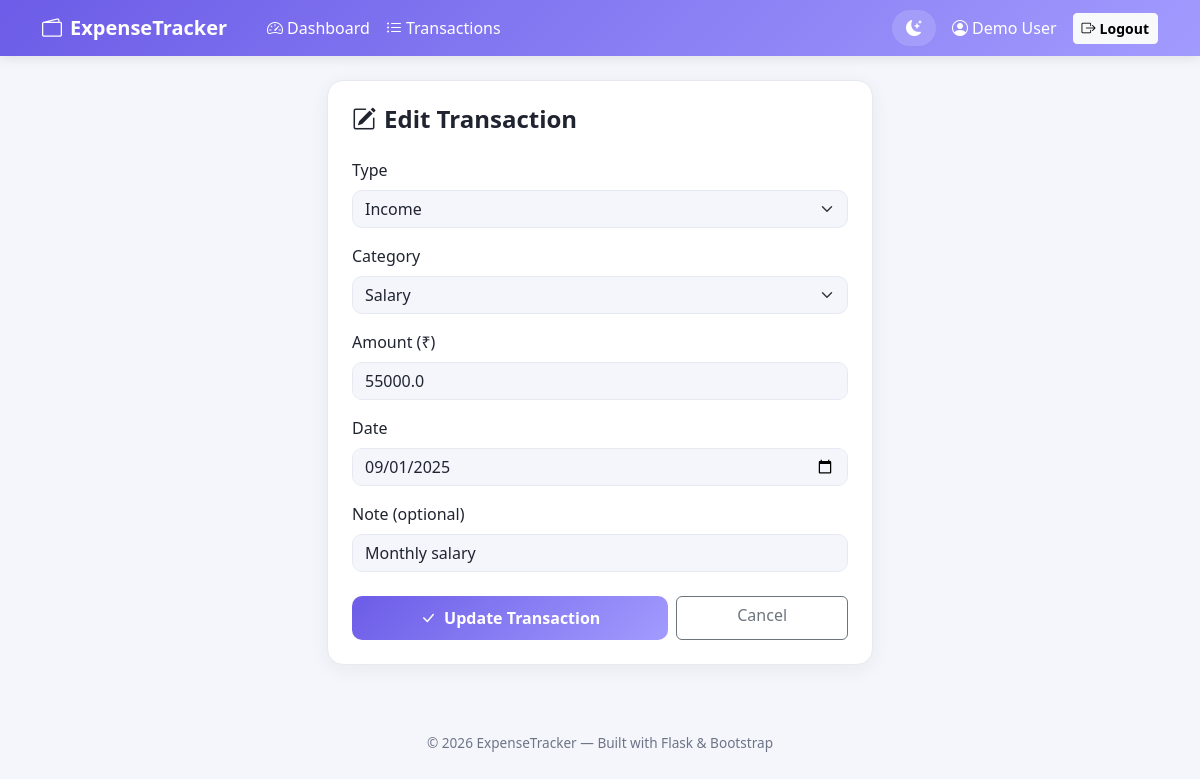
Screenshot of /transactions/edit/1 (signed in) with the database file from the repository.
### tables this page shows
CREATE TABLE transactions (
            id INTEGER PRIMARY KEY AUTOINCREMENT,
            user_id INTEGER NOT NULL,
            type TEXT NOT NULL CHECK(type IN ('income', 'expense')),
            category TEXT NOT NULL,
            amount REAL NOT NULL,
            txn_date TEXT NOT NULL,
            note TEXT,
            created_at TEXT NOT NULL,
            FOREIGN KEY (user_id) REFERENCES users (id) ON DELETE CASCADE
        );

### app.py (the view, shortened to what this page needs)
@app.route("/transactions/edit/<int:txn_id>", methods=["GET", "POST"])
@login_required
def edit_transaction(txn_id):
    user_id = session["user_id"]
    txn = Transaction.get_by_id(txn_id, user_id)
    if not txn:
        flash("Transaction not found.", "danger")
        return redirect(url_for("transactions"))
    return render_template("edit_transaction.html", txn=txn, categories=VALID_CATEGORIES)

### app.py (called while the page is built)
def login_required(view_func):
    @wraps(view_func)
    def wrapped(*args, **kwargs):
        if "user_id" not in session:
            flash("Please log in to continue.", "warning")
            return redirect(url_for("login"))
        return view_func(*args, **kwargs)
    return wrapped

### database.py (called while the page is built)
def get_db_connection():
    conn = sqlite3.connect(DB_PATH)
    conn.row_factory = sqlite3.Row
    conn.execute("PRAGMA foreign_keys = ON")  # enforce FK constraints
    return conn

### models.py (called while the page is built)
    @staticmethod
    def get_by_id(txn_id, user_id):
        conn = get_db_connection()
        row = conn.execute(
            "SELECT * FROM transactions WHERE id = ? AND user_id = ?", (txn_id, user_id)
        ).fetchone()
        conn.close()
        return row

### templates/edit_transaction.html (shortened to what this page needs)
{% extends "base.html" %}
{% block content %}
<div class="row justify-content-center">
  <div class="col-md-6">
    <div class="panel-card">
      <h4 class="fw-bold mb-4"><i class="bi bi-pencil-square me-2"></i>Edit Transaction</h4>
      <form method="POST" action="{{ url_for('edit_transaction', txn_id=txn.id) }}">
        <div class="mb-3">
          <label class="form-label">Type</label>
          <select class="form-select" name="type" required>
            <option value="income" {% if txn.type == 'income' %}selected{% endif %}>Income</option>
          </select>
        </div>
        <div class="mb-3">
          <label class="form-label">Category</label>
          <select class="form-select" name="category" required>
            {% for cat in categories %}
              <option value="{{ cat }}" {% if cat == txn.category %}selected{% endif %}>{{ cat }}</option>
            {% endfor %}
          </select>
        </div>
        <div class="mb-3">
          <label class="form-label">Amount (₹)</label>
          <input type="number" step="0.01" min="0.01" class="form-control" name="amount" value="{{ txn.amount }}" required>
        </div>
        <div class="mb-3">
          <label class="form-label">Date</label>
          <input type="date" class="form-control" name="txn_date" value="{{ txn.txn_date }}" required>
        </div>
        <div class="mb-4">
          <label class="form-label">Note (optional)</label>
          <input type="text" class="form-control" name="note" value="{{ txn.note or '' }}">
        </div>
        <div class="d-flex gap-2">
          <button type="submit" class="btn btn-primary-custom flex-fill">
            <i class="bi bi-check-lg me-1"></i> Update Transaction
          </button>
          <a href="{{ url_for('transactions') }}" class="btn btn-outline-secondary flex-fill">Cancel</a>
        </div>
      </form>
    </div>
  </div>
</div>
{% endblock %}

### static/css/style.css (style rules this page uses)
:root { --bg-color: #f4f6fb; --surface-color: #ffffff; --text-color: #1f2430; --text-muted: #6c7486; --border-color: #e6e9f2; --primary: #6c5ce7; --primary-dark: #5a4bd1; --success: #00b894; --danger: #ff6b6b; --warning: #fdcb6e; --income-color: #00b894; --expense-color: #ff6b6b; --navbar-bg: linear-gradient(135deg, #6c5ce7 0%, #a29bfe 100%); --card-shadow: 0 4px 20px rgba(31, 36, 48, 0.06); --card-shadow-hover: 0 8px 30px rgba(31, 36, 48, 0.12); }
* { box-sizing: border-box; }
body { background-color: var(--bg-color); color: var(--text-color); font-family: "Segoe UI", Roboto, Helvetica, Arial, sans-serif; transition: background-color 0.3s ease, color 0.3s ease; min-height: 100vh; }
.panel-card { background: var(--surface-color); border-radius: 16px; padding: 24px; box-shadow: var(--card-shadow); border: 1px solid var(--border-color); }
.btn-primary-custom { background: linear-gradient(135deg, #6c5ce7, #a29bfe); border: none; color: #fff; border-radius: 10px; font-weight: 600; padding: 10px 20px; transition: transform 0.15s ease, box-shadow 0.15s ease; }
.form-control, .form-select { background-color: var(--bg-color); border: 1px solid var(--border-color); color: var(--text-color); border-radius: 10px; }
.panel-card, .stat-card, .navbar-custom, .form-control, .form-select { transition: background-color 0.3s ease, border-color 0.3s ease, color 0.3s ease; }

### rows the page displays
transactions: type "Income", category "Salary", amount "55000.0", txn_date "09/01/2025", note "Monthly salary"

### other values shown
{{ session.get('user_name') }} "Demo User"
